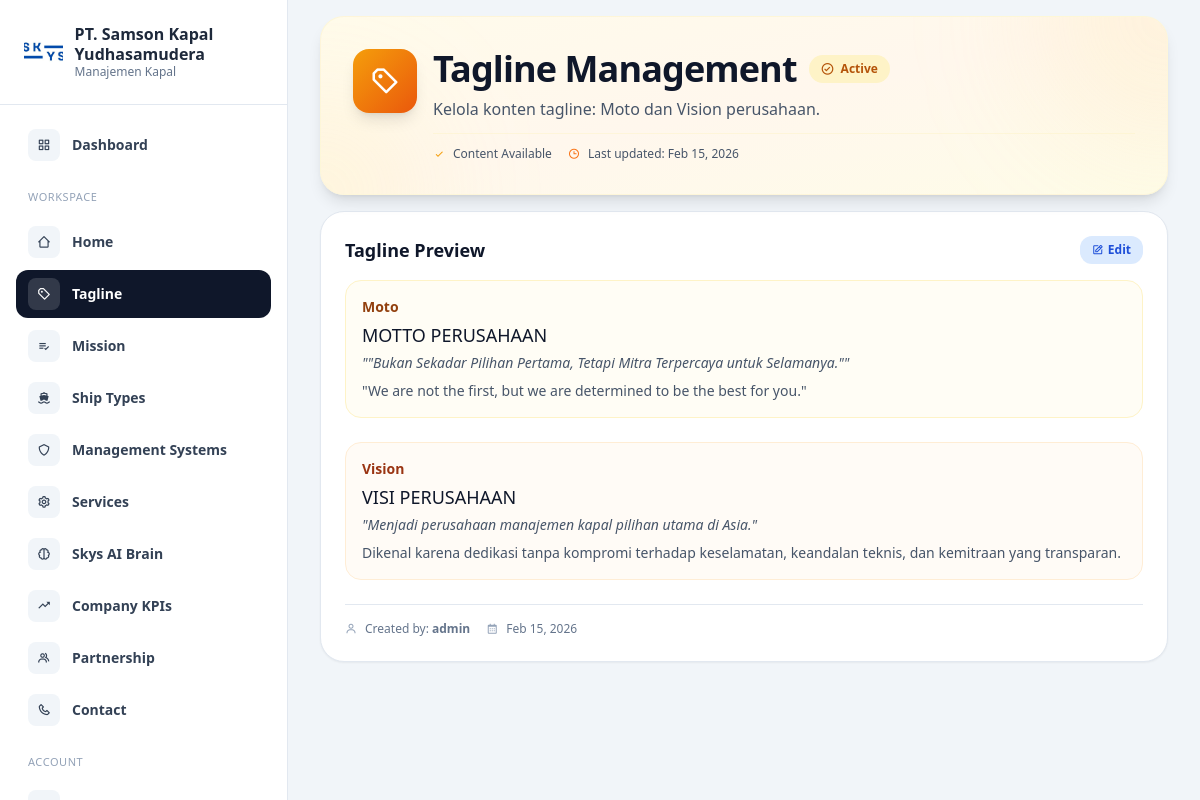
The app's page /dashboard/tagline/index.php (signed in) with its own data.
### tables this page shows
CREATE TABLE `taglines` (
  `id` int UNSIGNED NOT NULL,
  `title_moto` varchar(255) NOT NULL,
  `quete_moto` text NOT NULL,
  `description_moto` text NOT NULL,
  `title_vission` varchar(500) DEFAULT NULL,
  `quete_vission` text NOT NULL,
  `description_vission` text NOT NULL,
  `user_id` int UNSIGNED DEFAULT NULL,
  `created_at` datetime NOT NULL DEFAULT CURRENT_TIMESTAMP,
  `updated_at` datetime DEFAULT NULL ON UPDATE CURRENT_TIMESTAMP
);

CREATE TABLE `accounts` (
  `id` int UNSIGNED NOT NULL,
  `fullname` varchar(255) NOT NULL,
  `email` varchar(255) NOT NULL,
  `password` varchar(255) NOT NULL,
  `role_id` tinyint UNSIGNED NOT NULL DEFAULT '1',
  `created_at` datetime NOT NULL DEFAULT CURRENT_TIMESTAMP,
  `updated_at` datetime DEFAULT NULL ON UPDATE CURRENT_TIMESTAMP
);

### controllers/TaglineController.php (called while the page is built, shortened)
<?php
class TaglineController
{
    private mysqli $db;
    public function __construct(mysqli $db, ?AuthController $auth = null)
    {
        $this->db = $db;
    }
    public function getFirst(): ?array
    {
        $stmt = $this->db->prepare("SELECT t.id, t.title_moto, t.quete_moto, t.description_moto, t.title_vission, t.quete_vission, t.description_vission, t.user_id, t.created_at, t.updated_at, a.fullname FROM `taglines` t LEFT JOIN `accounts` a ON t.user_id = a.id ORDER BY t.id DESC LIMIT 1");
        $stmt->execute();
        $row = $stmt->get_result()->fetch_assoc();
        return $row ?: null;
    }
}

### dashboard/tagline/index.php (the view, shortened to what this page needs)
<?php
require_once __DIR__ . '/../header.php';
require_once __DIR__ . '/../../config/db.php';
require_once __DIR__ . '/../../controllers/TaglineController.php';
$auth = new AuthController($db);
$controller = new TaglineController($db, $auth);
$taglineData = $controller->getFirst();
?>
<section class="flex min-h-screen overflow-hidden">
    <?php require_once __DIR__ . '/../sidebar.php'; ?>
    <div class="flex-1 min-w-0 h-screen overflow-y-auto px-4 md:px-8 space-y-4">
        <div class="relative overflow-hidden rounded-3xl bg-gradient-to-br from-amber-50 via-orange-50 to-yellow-50 border border-amber-100/50 shadow-lg">
            <div class="absolute top-0 right-0 w-64 h-64 bg-gradient-to-br from-amber-200/20 to-orange-200/20 rounded-full blur-3xl -translate-y-1/2 translate-x-1/2"></div>
            <div class="absolute bottom-0 left-0 w-48 h-48 bg-gradient-to-tr from-yellow-200/20 to-amber-200/20 rounded-full blur-3xl translate-y-1/2 -translate-x-1/2"></div>
            <div class="relative px-6 md:px-8 py-6 md:py-8">
                <div class="flex flex-col md:flex-row items-start md:items-center md:justify-between gap-4 md:gap-6">
                    <div class="flex items-start gap-4 flex-1">
                        <div class="flex-shrink-0 w-14 h-14 md:w-16 md:h-16 rounded-2xl bg-gradient-to-br from-amber-500 to-orange-600 shadow-lg flex items-center justify-center transform transition-transform hover:scale-105 hidden md:flex">
                            <i class="bx bx-purchase-tag-alt text-2xl md:text-3xl text-white"></i>
                        </div>
                        <div class="flex flex-col flex-1 min-w-0">
                            <div class="flex flex-wrap items-center gap-x-3 gap-y-1 mb-2">
                                <h1 class="text-2xl sm:text-3xl md:text-4xl font-bold text-slate-900 tracking-tight">Tagline Management</h1>
                                <span class="hidden sm:inline-flex items-center gap-1.5 px-3 py-1 rounded-full bg-amber-100 text-amber-700 text-xs font-semibold">
                                    <i class="bx bx-check-circle text-sm"></i> Active
                                </span>
                            </div>
                            <p class="text-sm sm:text-base text-slate-600 leading-relaxed max-w-2xl">
                                Kelola konten tagline: Moto dan Vision perusahaan.
                            </p>
                            <?php if ($taglineData): ?>
                            <div class="flex flex-wrap items-center gap-x-4 gap-y-2 mt-3 pt-3 border-t border-amber-100/50">
                                <div class="flex items-center gap-2 text-xs text-slate-600">
                                    <i class="bx bx-check text-amber-500"></i>
                                    <span class="font-medium">Content Available</span>
                                </div>
                                <div class="flex items-center gap-2 text-xs text-slate-600">
                                    <i class="bx bx-time text-orange-500"></i>
                                    <span>Last updated: <?php echo date('M d, Y', strtotime($taglineData['updated_at'] ?? $taglineData['created_at'])); ?></span>
                                </div>
                            </div>
                            <?php endif; ?>
                        </div>
                    </div>
                </div>
            </div>
        </div>
        <?php if ($taglineData): ?>
        <div class="rounded-3xl border border-slate-200 bg-white shadow-sm overflow-hidden">
            <div class="p-6">
                <div class="flex items-center justify-between mb-4">
                    <h2 class="text-lg font-semibold text-slate-900">Tagline Preview</h2>
                    <a href="/dashboard/tagline/edit.php?id=<?php echo $taglineData['id']; ?>"
                        class="inline-flex items-center gap-1 rounded-xl bg-blue-100 px-3 py-1.5 text-xs font-semibold text-blue-700 hover:bg-blue-200">
                        <i class="bx bx-edit"></i> Edit
                    </a>
                </div>
                <div class="space-y-6">
                    <div class="p-4 rounded-2xl bg-amber-50/50 border border-amber-100">
                        <h3 class="text-sm font-semibold text-amber-800 mb-1">Moto</h3>
                        <p class="text-lg font-medium text-slate-900 mb-1"><?php echo htmlspecialchars($taglineData['title_moto']); ?></p>
                        <p class="text-sm text-slate-600 italic mb-2">"<?php echo htmlspecialchars($taglineData['quete_moto']); ?>"</p>
                        <p class="text-sm text-slate-600"><?php echo nl2br(htmlspecialchars($taglineData['description_moto'])); ?></p>
                    </div>
                    <div class="p-4 rounded-2xl bg-orange-50/50 border border-orange-100">
                        <h3 class="text-sm font-semibold text-orange-800 mb-1">Vision</h3>
                        <?php if (!empty($taglineData['title_vission'])): ?>
                        <p class="text-lg font-medium text-slate-900 mb-1"><?php echo htmlspecialchars($taglineData['title_vission']); ?></p>
                        <?php endif; ?>
                        <p class="text-sm text-slate-600 italic mb-2">"<?php echo htmlspecialchars($taglineData['quete_vission']); ?>"</p>
                        <p class="text-sm text-slate-600"><?php echo nl2br(htmlspecialchars($taglineData['description_vission'])); ?></p>
                    </div>
                    <div class="flex flex-wrap items-center gap-4 pt-4 border-t border-slate-200 text-xs text-slate-500">
                        <div class="flex items-center gap-2">
                            <i class="bx bx-user text-slate-400"></i>
                            <span>Created by: <strong><?php echo htmlspecialchars($taglineData['fullname'] ?? 'Unknown'); ?></strong></span>
                        </div>
                        <div class="flex items-center gap-2">
                            <i class="bx bx-calendar text-slate-400"></i>
                            <span><?php echo date('M d, Y', strtotime($taglineData['created_at'])); ?></span>
                        </div>
                    </div>
                </div>
            </div>
        </div>
        <?php endif; ?>
    </div>
</section>
<?php require_once __DIR__ . '/../footer.php'; ?>

### records on screen
taglines: updated_at+created_at "Feb 15, 2026", title_moto "MOTTO PERUSAHAAN", quete_moto "\"Bukan Sekadar Pilihan Pertama, Tetapi Mitra Terpercaya untuk Selamanya.\"", description_moto "\"We are not the first, but we are determined to be the best for you.\"", title_vission "VISI PERUSAHAAN", quete_vission "Menjadi perusahaan manajemen kapal pilihan utama di Asia.", description_vission "Dikenal karena dedikasi tanpa kompromi terhadap keselamatan, keandalan teknis, dan kemitraan yang transparan.", user.fullname "admin", created_at "Feb 15, 2026"
